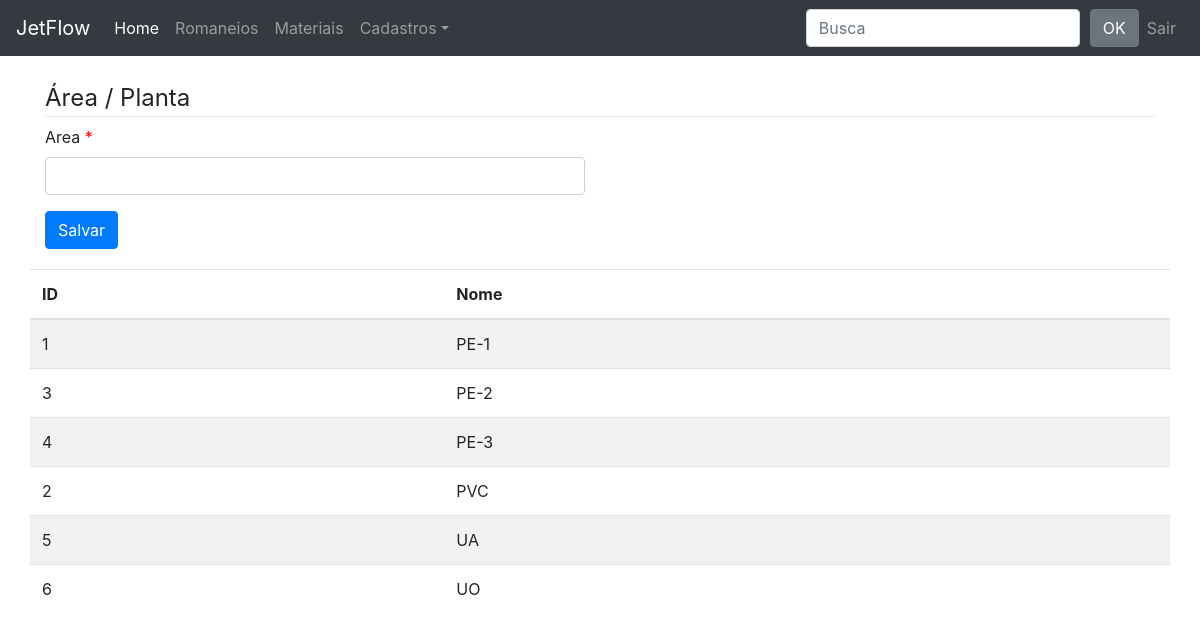
Page /area/ (signed in) on the committed database.
### romaneio/models.py (models this page shows, shortened)
class Area(models.Model):
    area = models.CharField(max_length=30, unique=True)
    class Meta:
        ordering = ('area',)

### romaneio/views.py (the view)
# urls.py: path('area/', v.area_add, name='area_add'),
@login_required
def area_add(request):
    template_name = 'area_add.html'
    area_form = Area()
    objects = Area.objects.all()
    if request.method == 'POST':
        form=AreaForm(request.POST, instance=area_form, prefix='main')
        if form.is_valid():
            form=form.save()
            url='#'
            return HttpResponseRedirect(url)
    else:
        form=AreaForm(instance=area_form, prefix='main')
    context={'form':form,'objects_list': objects}
    return render(request, template_name, context)

### romaneio/forms.py
class AreaForm(forms.ModelForm):
    class Meta:
        model = Area
        fields = '__all__'

### romaneio/templates/area_add.html (shortened to what this page needs)
{% extends "base.html" %}
{% load widget_tweaks %}
{% load bootstrap %}
{% block content %}
<div class="row">
    <div class="col-sm-12">
        <form method="POST" novalidate>
            <legend style="border-bottom: 1px solid #e5e5e5;">Área / Planta</legend>
            <div class="row">
                <div class="col-sm-6">
                    {% for field in form.visible_fields %}
                    <div class="form-group{% if field.errors %} has error {% endif %}">
                        <label for="{{ field.id_for_label }}">
                            {% if field.field.required %}
                                <span class="required">{{ field.label }} </span>
                                {% else %}
                                {{ field.label }}
                                {% endif %}
                        </label>
                        {% render_field field class="form-control" %}
                    </div>
                    {% endfor %}
                </div>
            </div>
            <button class="btn btn-primary" value="Save">
                Salvar
            </button>
        </form>
    </div>
</div>
<div class="row" style="margin-top: 20px;">
    {% if objects_list %}
        <table class="table table-striped">
            <thead>
                <tr>
                    <th>ID</th>
                    <th>Nome</th>
                </tr>
            </thead>
            <tbody>
                {% for object in objects_list %}
                <tr>
                    <td>{{ object.pk }}</td>
                    <td>{{ object.area}}</td>
                </tr>
                {% endfor %}
            </tbody>
        </table>
        {% else %}
        <p class="alert alert-warning">Sem Itens na Lista </p>
        {% endif %}
</div>
{% endblock content %}

### core/static/css/style.css (style rules this page uses)
body { margin-top: 80px; }
span.required:after { content:"*"; color: red; }

### rows in the picture
Area: pk "1", area "PE-1"
Area: pk "3", area "PE-2"
Area: pk "4", area "PE-3"
Area: pk "2", area "PVC"
Area: pk "5", area "UA"
Area: pk "6", area "UO"

### other values in the picture
{{ field.label }} "Area"
